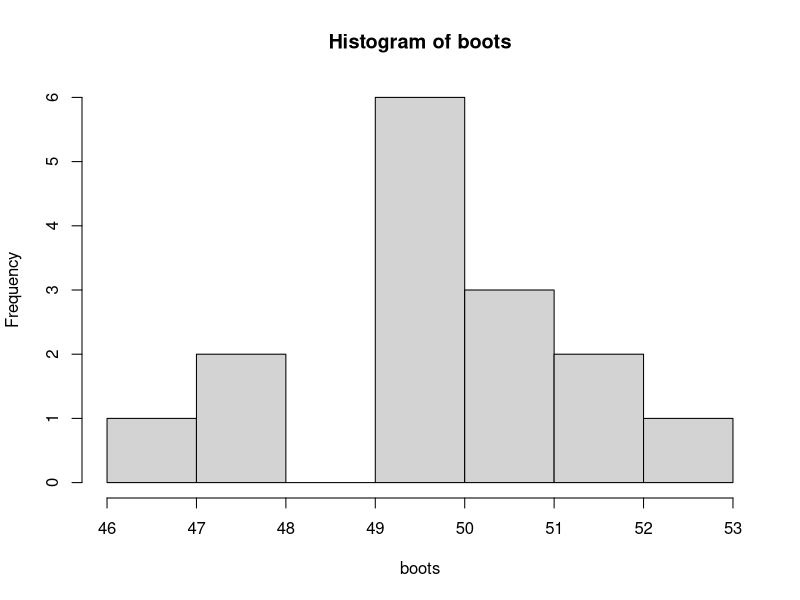

Source code (R):
normal<-rnorm(20, mean = 50,sd=2)
#Bootstrapping
boots<-sample(normal,15,replace = TRUE)
boots
hist(boots)
bootsDistNormal<- replicate(15, boots)
